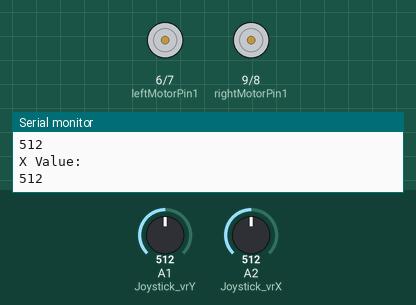
Bench run of a sketch on a simulated Arduino Uno, built with avr-gcc and run on an emulated ATmega328P. Shown: motor-driver pin pairs drawn as motors (green arrow = first pin HIGH = forward, orange = second pin HIGH = backward, longer = more drive, scaled by the enable pin), the last lines printed to the serial monitor. The inputs (shaded band) are chosen by the test bench; at power-on: A2 (Joystick_vrX) = 512, A1 (Joystick_vrY) = 512.

Above: at 1.2 s.
1.3 s: A2 (Joystick_vrX) set to 0
At 2.5 s:
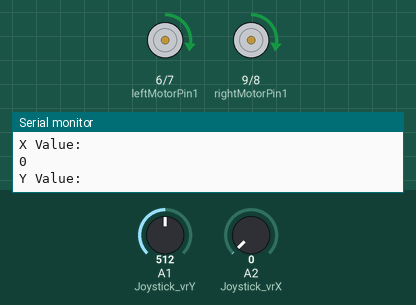
2.8 s: A2 (Joystick_vrX) set to 1023
At 3.3 s:
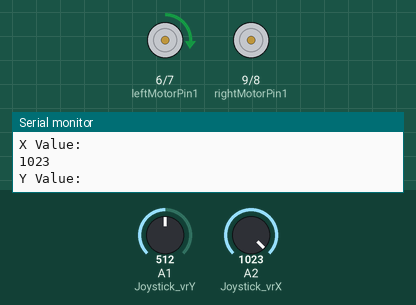
4.3 s: A1 (Joystick_vrY) set to 1015
7.3 s: A1 (Joystick_vrY) set to 1023
At 8.3 s:
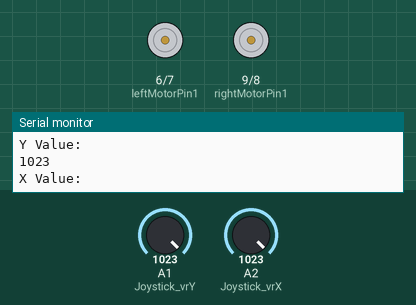
10.3 s: A2 (Joystick_vrX) set to 1007
At 11.5 s:
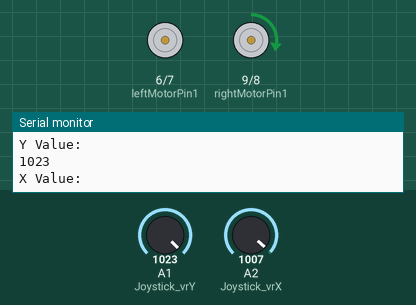
11.8 s: A1 (Joystick_vrY) set to 0
At 12.6 s:
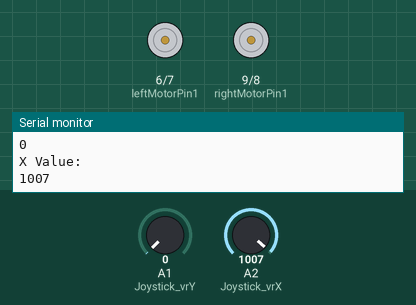
Timing chart, 0 to 14.3 s (numbered marks = the images above; inputs shaded):
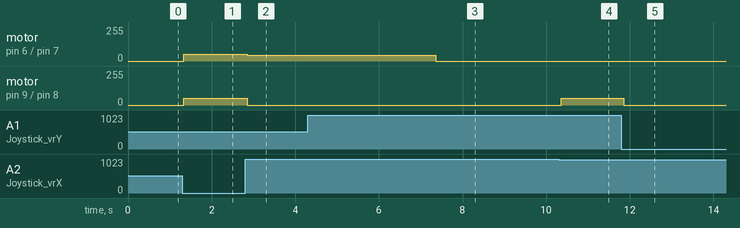

The sketch:

LineFollowerRobot.ino
```cpp
#define Joystick_vrY A1
#define Joystick_vrX A2
#define MOTOR_SPEED 50


//Enable Two Motors
int enableRightMotor=10;
int enableLeftMotor=5;

//Right Motor Input
int rightMotorPin1=9;
int rightMotorPin2=8;

//Left Motor Input
int leftMotorPin1=6;
int leftMotorPin2=7;

void setup()
{
  //The problem with TT gear motors is that, at very low pwm value it does not even rotate.
  //If we increase the PWM value then it rotates faster and our robot is not controlled in that speed and goes out of line.
  //For that we need to increase the frequency of analogWrite.
  //Below line is important to change the frequency of PWM signal on pin D5 and D6
  //Because of this, motor runs in controlled manner (lower speed) at high PWM value.
  //This sets frequecny as 7812.5 hz.
  //TCCR0B = TCCR0B & B11111000 | B00000010 ;

  // put your setup code here, to run once:
  pinMode(enableRightMotor, OUTPUT);
  pinMode(rightMotorPin1, OUTPUT);
  pinMode(rightMotorPin2, OUTPUT);

  pinMode(enableLeftMotor, OUTPUT);
  pinMode(leftMotorPin1, OUTPUT);
  pinMode(leftMotorPin2, OUTPUT);

  pinMode(Joystick_vrX, INPUT);
  pinMode(Joystick_vrY, INPUT);
  rotateMotor(0,0);

  Serial.begin(9600);
}


void loop()
{

  int XValue = analogRead(Joystick_vrX);
  int YValue = analogRead(Joystick_vrY);


Serial.println("X Value:");
Serial.println(XValue);
Serial.println("Y Value:");
Serial.println(YValue);


  //If none of the sensors detects black line, then go straight
  //UP
  if ( XValue==0 && YValue>0 )
  {
    digitalWrite(13,OUTPUT);
    rotateMotor(MOTOR_SPEED, MOTOR_SPEED);
  }
  //Right
  else if(XValue==1023 && YValue<1023){
    rotateMotor(0,45);
  }
  //Left
  else if(XValue<1023 && YValue==1023)
  {
    rotateMotor(45,0);
  }
  //Down
  else if(XValue==1023 && YValue==514){
    rotateMotor(-45,-45);
  }
  else{
    rotateMotor(0,0);
  }
}


void rotateMotor(int rightMotorSpeed, int leftMotorSpeed)
{

  if (rightMotorSpeed < 0)
  {
    digitalWrite(rightMotorPin1,LOW);
    digitalWrite(rightMotorPin2,HIGH);
  }
  else if (rightMotorSpeed > 0)
  {
    digitalWrite(rightMotorPin1,HIGH);
    digitalWrite(rightMotorPin2,LOW);
  }
  else
  {
    digitalWrite(rightMotorPin1,LOW);
    digitalWrite(rightMotorPin2,LOW);
  }

  if (leftMotorSpeed < 0)
  {
    digitalWrite(leftMotorPin1,LOW);
    digitalWrite(leftMotorPin2,HIGH);
  }
  else if (leftMotorSpeed > 0)
  {
    digitalWrite(leftMotorPin1,HIGH);
    digitalWrite(leftMotorPin2,LOW);
  }
  else
  {
    digitalWrite(leftMotorPin1,LOW);
    digitalWrite(leftMotorPin2,LOW);
  }
  analogWrite(enableRightMotor, abs(rightMotorSpeed));
  analogWrite(enableLeftMotor, abs(leftMotorSpeed));
}
```

Measured:
- the behaviour switches between 1022 and 1023 on A1 (Joystick_vrY) (found by bisection; images 2 and 3)
- the behaviour switches between 1023 and 1022 on A2 (Joystick_vrX) (found by bisection; images 3 and 4)
- after the input at 1.3 s, motor on pin 6 (leftMotorPin1) / pin 7 (leftMotorPin2), motor on pin 9 (rightMotorPin1) / pin 8 (rightMotorPin2): stopped → forward 50/255 at once
- after the input at 2.8 s, motor on pin 6 (leftMotorPin1) / pin 7 (leftMotorPin2): forward 50/255 → forward 45/255 after 0.05 s; motor on pin 9 (rightMotorPin1) / pin 8 (rightMotorPin2): forward 50/255 → stopped after 0.05 s
- after the input at 7.3 s, motor on pin 6 (leftMotorPin1) / pin 7 (leftMotorPin2): forward 45/255 → stopped after 0.06 s
- after the input at 10.3 s, motor on pin 9 (rightMotorPin1) / pin 8 (rightMotorPin2): stopped → forward 50/255 after 0.06 s
- after the input at 11.8 s, motor on pin 9 (rightMotorPin1) / pin 8 (rightMotorPin2): forward 50/255 → stopped after 0.05 s
